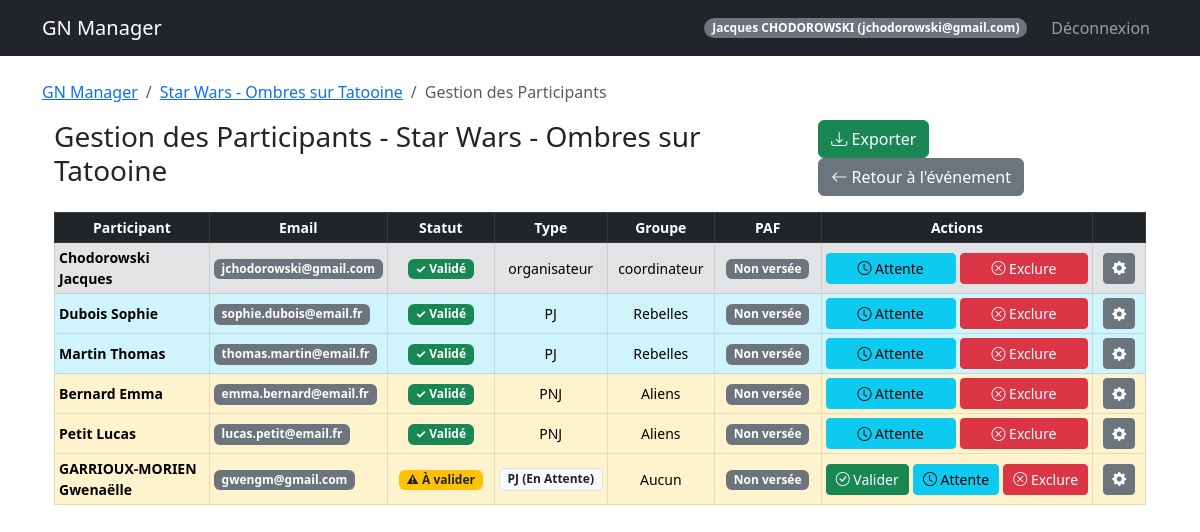
The app's page /event/1/participants (signed in), older data.
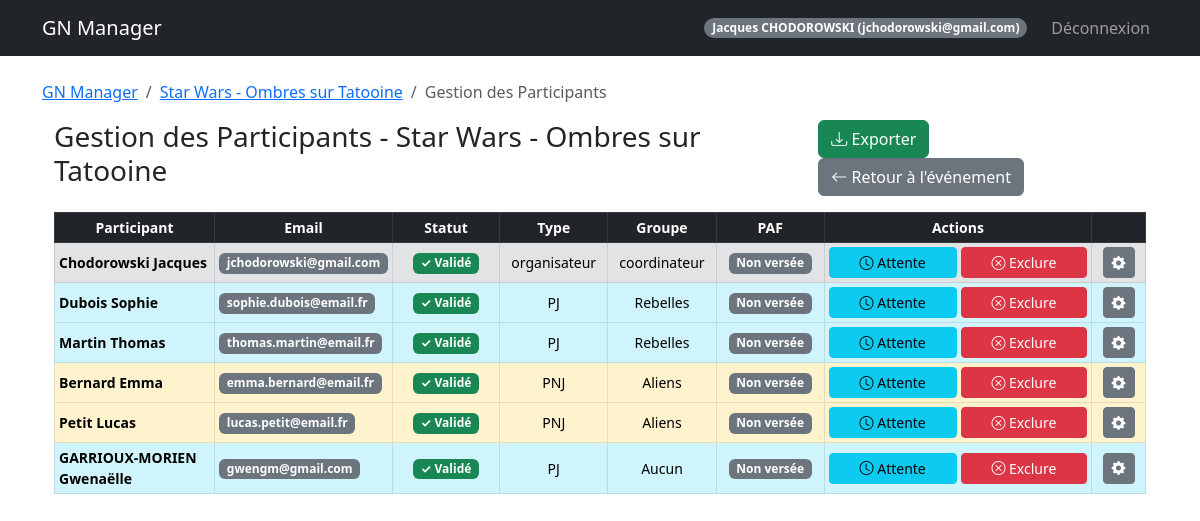
The same page, newer data.
### models.py (models this page shows, shortened)
class Participant(db.Model):
    id = db.Column(db.Integer, primary_key=True)
    event_id = db.Column(db.Integer, db.ForeignKey('event.id'), nullable=False)
    user_id = db.Column(db.Integer, db.ForeignKey('user.id'), nullable=False)
    type = db.Column(db.String(50))  # Organisateur, PJ, PNJ
    group = db.Column(db.String(50))
    role_id = db.Column(db.Integer, db.ForeignKey('role.id', use_alter=True, name='fk_participant_role'), nullable=True)
    role_communicated = db.Column(db.Boolean, default=False)
    role_received = db.Column(db.Boolean, default=False)
    registration_status = db.Column(db.String(50), default='À valider')
    paf_status = db.Column(db.String(20), default='non versée')  # non versée, partielle, versée, erreur
    payment_method = db.Column(db.String(50))
    payment_amount = db.Column(db.Float, default=0.0)
    payment_comment = db.Column(db.Text)
    comment = db.Column(db.Text)
    custom_image = db.Column(db.String(200))
    __table_args__ = (
        db.Index('idx_participant_event', 'event_id'),
        db.Index('idx_participant_user', 'user_id'),
        db.Index('idx_participant_status', 'registration_status'),
    )
    user = db.relationship('User', backref='participations')
    event = db.relationship('Event', backref='participants')
    role = db.relationship('Role', foreign_keys=[role_id], backref='participants_with_role')

class User(UserMixin, db.Model):
    id = db.Column(db.Integer, primary_key=True)
    email = db.Column(db.String(120), unique=True, nullable=False)
    password_hash = db.Column(db.String(128))
    nom = db.Column(db.String(80))
    prenom = db.Column(db.String(80))
    age = db.Column(db.Integer)
    genre = db.Column(db.String(20))
    avatar_url = db.Column(db.String(200))
    role = db.Column(db.String(20), default='user')  # createur, sysadmin, user
    is_banned = db.Column(db.Boolean, default=False)
    is_deleted = db.Column(db.Boolean, default=False)  # Suppression logique
    @property
    def is_admin(self):
        """Vérifie si l'utilisateur a des privilèges administrateur."""
        return self.role in ['createur', 'sysadmin']

### routes/participant_routes.py (the view)
@participant_bp.route('/event/<int:event_id>/participants')
@login_required
@organizer_required
def manage(event_id):
    event = Event.query.get_or_404(event_id)
    participants = Participant.query.filter_by(event_id=event.id)\
        .options(joinedload(Participant.user)).all()
    groups_config = json.loads(event.groups_config or '{}')
    breadcrumbs = [
        ('GN Manager', url_for('admin.dashboard')),
        (event.name, url_for('event.detail', event_id=event.id)),
        ('Gestion des Participants', '#')
    ]
    return render_template('manage_participants.html', event=event, participants=participants, groups_config=groups_config, breadcrumbs=breadcrumbs)

### templates/manage_participants.html (shortened to what the changed rows need)
{% extends "base.html" %}
{% block content %}
<div class="container-fluid mt-3">
    <div class="table-responsive">
        <table class="table table-sm table-hover table-bordered small">
            <thead class="table-dark">
                <tr>
                    <th class="text-center" style="width: 15%">Participant</th>
                    <th class="text-center" style="width: 15%">Email</th>
                    <th class="text-center" style="width: 10%">Statut</th>
                    <th class="text-center" style="width: 10%">Type</th>
                    <th class="text-center" style="width: 10%">Groupe</th>
                    <th class="text-center" style="width: 10%">PAF</th>
                    <th class="text-center" style="width: 25%">Actions</th>
                    <th class="text-center" style="width: 5%"></th>
                </tr>
            </thead>
            <tbody>
                {% for p in participants %}
                {% set row_class = "" %}
                {% if p.registration_status == 'En attente' or p.registration_status == 'À valider' %}
                {% set row_class = "table-warning" %}
                {% elif p.type == 'organisateur' %}
                {% set row_class = "table-secondary" %}
                {% elif p.type == 'PJ' %}
                {% set row_class = "table-info" %}
                {% elif p.type == 'PNJ' %}
                {% set row_class = "table-warning" %}
                {% endif %}
                <tr class="{{ row_class }}">
                    <td class="align-middle">
                        <strong>{{ p.user.nom }} {{ p.user.prenom }}</strong>
                    </td>
                    <td class="align-middle">
                        <span class="badge bg-secondary">{{ p.user.email }}</span>
                    </td>
                    <td class="align-middle text-center">
                        {% if p.registration_status == 'Validé' %}
                        <span class="badge bg-success">✓ Validé</span>
                        {% elif p.registration_status == 'Rejeté' %}
                        <span class="badge bg-danger">✗ Rejeté</span>
                        {% elif p.registration_status == 'En attente' %}
                        <span class="badge bg-info">⏳ Attente</span>
                        {% else %}
                        <span class="badge bg-warning text-dark">⚠ À valider</span>
                        {% endif %}
                    </td>
                    <td class="align-middle text-center">
                        {% if p.registration_status == 'En attente' or p.registration_status == 'À valider' %}
                        <span class="badge bg-light text-dark border">{{ p.type }} (En Attente)</span>
                        {% else %}
                        {{ p.type }}
                        {% endif %}
                    </td>
                    <td class="align-middle text-center">
                        {{ p.group or 'Peu importe' }}
                    </td>
                    <td class="align-middle text-center">
                        {% if p.paf_status == 'versée' %}
                        <span class="badge bg-success">Versée</span>
                        {% elif p.paf_status == 'partielle' %}
                        <span class="badge bg-warning text-dark">Partielle</span>
                        {% elif p.paf_status == 'dispensé(e)' %}
                        <span class="badge bg-info">Dispensé(e)</span>
                        {% elif p.paf_status == 'erreur' %}
                        <span class="badge bg-danger">Erreur</span>
                        {% else %}
                        <span class="badge bg-secondary">Non versée</span>
                        {% endif %}
                    </td>
                    <td class="align-middle">
                        <div class="d-flex w-100 gap-1">
                            {% if p.registration_status != 'Validé' %}
                            <form method="POST"
                                action="{{ url_for('participant.change_status', event_id=event.id, p_id=p.id) }}"
                                class="flex-fill">
                                <button type="submit" class="btn btn-sm btn-success w-100 py-1" title="Valider">
                                    <i class="bi bi-check-circle"></i> Valider
                                </button>
                            </form>
                            {% endif %}
                            {% if p.registration_status != 'En attente' %}
                            <form method="POST"
                                action="{{ url_for('participant.change_status', event_id=event.id, p_id=p.id) }}"
                                class="flex-fill">
                                <button type="submit" class="btn btn-sm btn-info w-100 py-1" title="Mettre en attente">
                                    <i class="bi bi-clock"></i> Attente
                                </button>
                            </form>
                            {% endif %}
                            {% if p.registration_status != 'Rejeté' %}
                            <form method="POST"
                                action="{{ url_for('participant.change_status', event_id=event.id, p_id=p.id) }}"
                                class="flex-fill">
                                <button type="submit" class="btn btn-sm btn-danger w-100 py-1" title="Exclure">
                                    <i class="bi bi-x-circle"></i> Exclure
                                </button>
                            </form>
                            {% endif %}
                        </div>
                    </td>
                    <td class="align-middle text-center">
                        <button type="button" class="btn btn-sm btn-secondary" data-bs-toggle="modal"
                            data-bs-target="#editModal{{ p.id }}" title="Éditer">
                            <i class="bi bi-gear-fill"></i>
                        </button>
                    </td>
                </tr>
                {% endfor %}
            </tbody>
        </table>
    </div>
</div>
{% endblock %}

Row changes from the older to the newer data that the page shows:
changed Participant "Aucun": registration_status "⚠ À valider (En Attente) Valider" → "✓ Validé"
